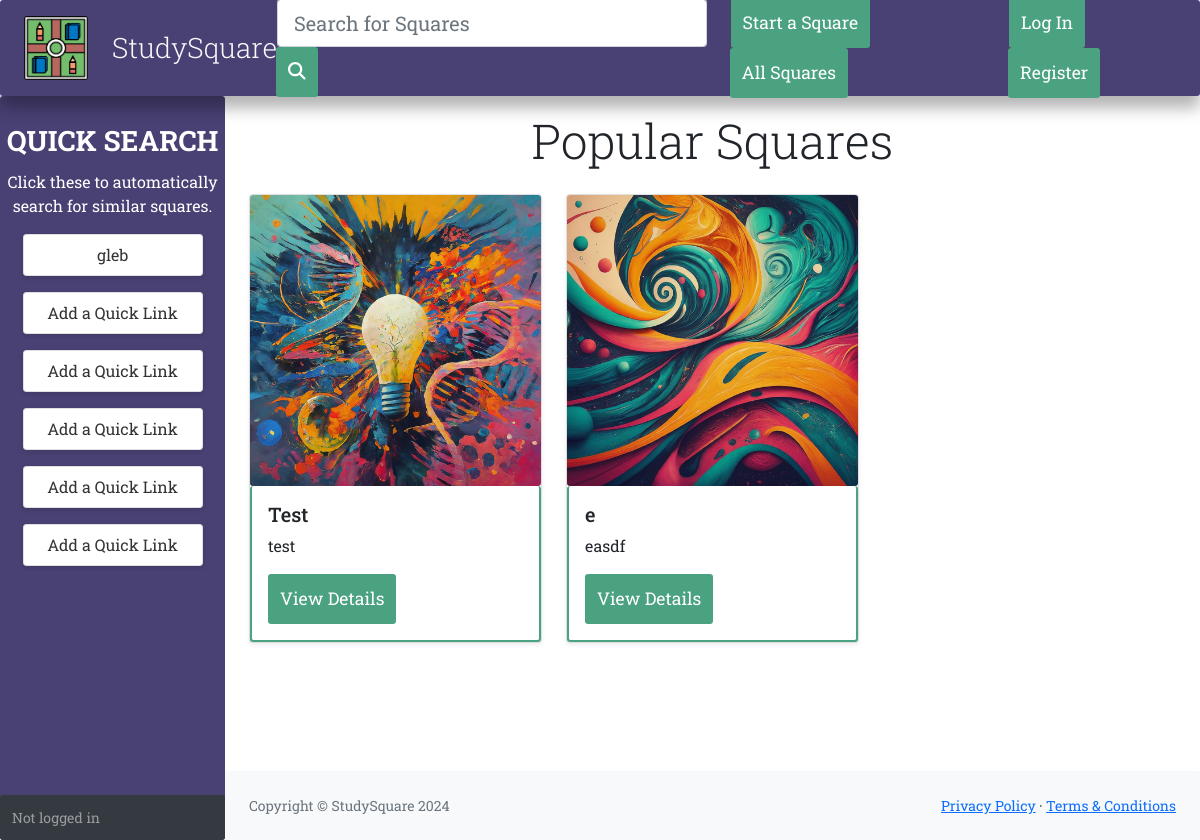
Before: / with the older database file.
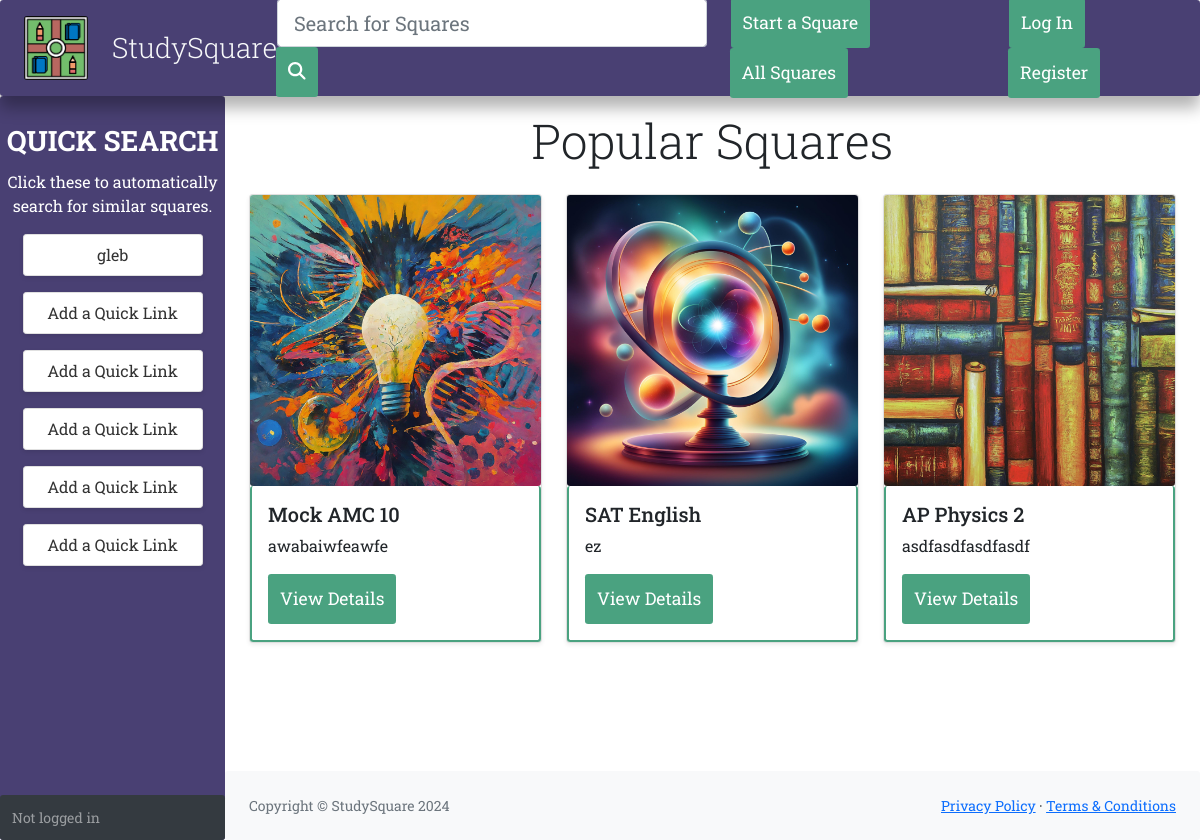
After: the same page with the newer database file.
### tables this page shows
CREATE TABLE 'squares' (
                'id' varchar(6) NOT NULL UNIQUE,
                'name' varchar(256) NOT NULL,
                'creator' integer NOT NULL,
                'create_date' datetime NOT NULL DEFAULT(0),
                'preview' varchar(200),
                'description' varchar(1000),
                'public' boolean NOT NULL DEFAULT(1),
                'members' integer NOT NULL DEFAULT(1),
                'meeting_code' varchar(64) NOT NULL,
                'image_type' integer NOT NULL,
                'topic' varchar(64) NOT NULL
            );

### application.py (the view)
@app.route("/")
def index():
    popular_squares = db.execute("SELECT * FROM squares ORDER BY members DESC LIMIT 3")
    return render_template("index.html", popular_squares=popular_squares)

### application.py (called while the page is built)
@app.after_request
def security_policies(response):
    response.headers['Strict-Transport-Security'] = 'max-age=31536000; includeSubDomains'
    response.headers['X-Content-Type-Options'] = 'nosniff'
    response.headers['X-Frame-Options'] = 'SAMEORIGIN'
    response.headers['X-XSS-Protection'] = '1; mode=block'
    return response

### templates/index.html (shortened to what this page needs)
{% extends "layout.html" %}
{% block main %}
<h1 class="display-4 mb-4 text-center mt-3" style="font-size: 3em;">Popular Squares</h1>
<div class="row">
    {% for square in popular_squares %}
    <div class="col-md-4 mb-4">
        <div class="card shadow-sm rounded">
            <img src="/static/square{{ square.image_type }}.png" class="card-img-top img-fluid" alt="{{ square.name }}">
            <div class="card-body border-standard">
                <h5 class="card-title">{{ square.name }}</h5>
                <p class="card-text">{{ square.description }}</p>
                <a href="/square/{{ square.id }}" class="btn btn-primary">View Details</a>
            </div>
        </div>
    </div>
    {% endfor %}
</div>
{% endblock %}

Changed rows visible on the page:
removed squares: shows a picture, name "Test", description "test"
removed squares: shows a picture, name "e", description "easdf"
added squares: shows a picture, name "Mock AMC 10", description "awabaiwfeawfe"
added squares: shows a picture, name "SAT English", description "ez"
added squares: shows a picture, name "AP Physics 2", description "asdfasdfasdfasdf"
